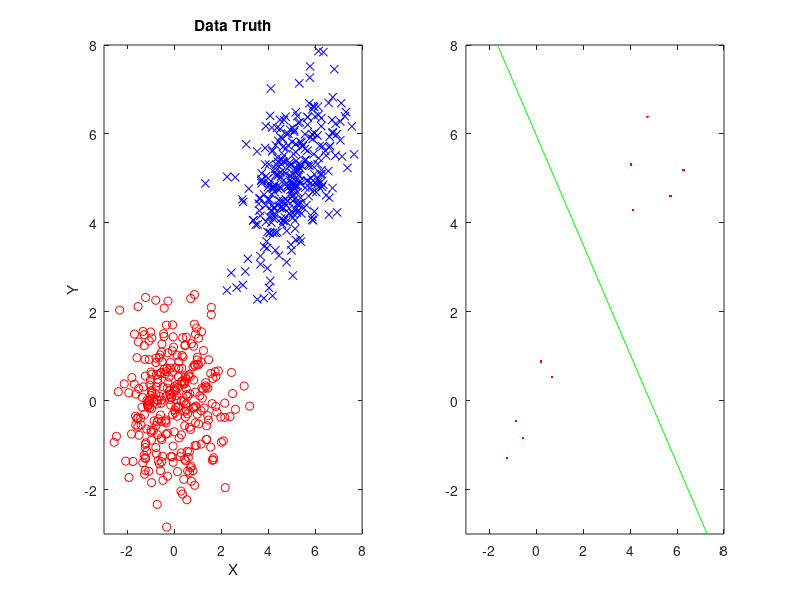

The MATLAB script that drew this image: (Note: this script raises an error after producing the figure.)
function W=demo_pa()
% Demo for Online Passive Aggressive Algorithms
% Reference:   K. Crammer, et al. Online Passive-Aggressive Algorithms, JMLR, 2006.
% Written by:  Shicai Yang (April 10, 2014)

    clear all; close all; clc;
    
    % set parameters
    N = 300;  % Number of samples for both classes
    type = 2; % PA-II, if linearly separable, just use PA-I (set type=1)
    C = 10;   % Aggressiveness parameter

    % generate data
    mu0 = [0 0];
    mu1 = [5 5];
    sigma0 = [1 0; 0 1];
    sigma1 = [1 .5; 0.5 1];
    r0 = mvnrnd(mu0, sigma0, N); % 2D postive samples
    r1 = mvnrnd(mu1, sigma1, N); % 2D negtive samples
    lb0 = -1 * ones(1, N);       % postive labels
    lb1 = +1 * ones(1, N);       % negtive labels

    % plot data truth
    figure; subplot(1, 2, 1);
    plot(r0(:,1), r0(:,2), 'ro');
    hold on;
    plot(r1(:,1), r1(:,2), 'bx');
    axis([-3 8 -3 8]);
    xlabel('X');ylabel('Y');title('Data Truth');

    % randomly shuffle
    X = [r0; r1]';
    lb = [lb0, lb1];
    idx = randperm(2*N);
    X = [ones(1, 2*N);X(:, idx)];
    lb = lb(idx);

    W = cell(1, 2*N); % to save all the weights
    w = [0; 0; 0];    % initialize weight
    subplot(1, 2, 2);
    
    % online learning
    for i=1: 2*N    
        x = X(:, i);
        w = sc_pa(x, lb(i), type, w, C);

        plot(x(2), x(3), 'r.');
        if mod(i,10) == 0
            disp(i);
            sc_line(w, 'g-');    
        end;
        axis([-3 8 -3 8]);
        hold on;
        drawnow;

        W{i} = w;
    end
    sc_line(w, 'b-');
    xlabel('X');ylabel('Y');
    title('PA-II for Binary Classfication, C=10');
    
    W =cat(2, W{:});
end

% Plot Lines
function sc_line(w, type)
    b = w(1);
    w1 = w(2);
    w2 = w(3);
    x = linspace(-15, 15, 2);
    y = (- b - w1 .* x ) ./ w2;
    h = plot(x, y , type); 
    set(h, 'erasemode', 'none');
    hold on;
end

function w = sc_pa(X, label, type, w, C)
% Passive Aggressive Algorithms
%     X: Data, Dim x Num
%     label: ground truth
%     type: 1, 2, 3 for PA-I/PA-II/PA-III algorithm
%     w: initial weight, or previously learned weight
%     C: aggressiveness parameter for PA-II or PA-III

    [D, N] = size(X);
    
    if ~exist('type', 'var')
        type = 1;
    end    
    if ~exist('w', 'var')
        w = 0.001 * randn(D, 1);
    end    
    if ~exist('C', 'var')
        C = 1;
    end

    for i = 1 : N
        x = X(:, i);
        y = label(i);
        loss = max(0, 1 - y * w' * x);
        
        % select update rule
        switch type
            case 1 % hard margin
                tau = loss ./ (norm(x)^2);
            case 2 % soft margin
                tau = min(C, loss ./ (norm(x)^2));
            case 3 % soft margin
                tau = loss ./ (norm(x)^2 + 1 / (2 * C));
            otherwise
                tau = loss ./ (norm(x)^2);
        end        
        w = w + tau * y * x; % update weight
    end
end
